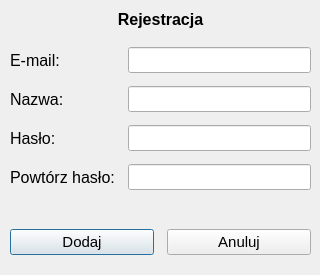
<?xml version="1.0" encoding="UTF-8"?>
<ui version="4.0">
 <class>OknoRejestracji</class>
 <widget class="QDialog" name="OknoRejestracji">
  <property name="geometry">
   <rect>
    <x>0</x>
    <y>0</y>
    <width>320</width>
    <height>275</height>
   </rect>
  </property>
  <property name="sizePolicy">
   <sizepolicy hsizetype="Fixed" vsizetype="Fixed">
    <horstretch>0</horstretch>
    <verstretch>0</verstretch>
   </sizepolicy>
  </property>
  <property name="minimumSize">
   <size>
    <width>320</width>
    <height>275</height>
   </size>
  </property>
  <property name="maximumSize">
   <size>
    <width>320</width>
    <height>275</height>
   </size>
  </property>
  <property name="baseSize">
   <size>
    <width>320</width>
    <height>275</height>
   </size>
  </property>
  <property name="windowTitle">
   <string>Dialog</string>
  </property>
  <widget class="QWidget" name="formLayoutWidget">
   <property name="geometry">
    <rect>
     <x>10</x>
     <y>10</y>
     <width>301</width>
     <height>253</height>
    </rect>
   </property>
   <layout class="QFormLayout" name="formLayout">
    <property name="fieldGrowthPolicy">
     <enum>QFormLayout::AllNonFixedFieldsGrow</enum>
    </property>
    <property name="horizontalSpacing">
     <number>13</number>
    </property>
    <property name="verticalSpacing">
     <number>13</number>
    </property>
    <property name="bottomMargin">
     <number>0</number>
    </property>
    <item row="0" column="0" colspan="2">
     <widget class="QLabel" name="labelTytul">
      <property name="sizePolicy">
       <sizepolicy hsizetype="Preferred" vsizetype="Preferred">
        <horstretch>0</horstretch>
        <verstretch>0</verstretch>
       </sizepolicy>
      </property>
      <property name="font">
       <font>
        <family>Segoe UI</family>
        <pointsize>12</pointsize>
        <weight>75</weight>
        <bold>true</bold>
       </font>
      </property>
      <property name="styleSheet">
       <string notr="true">margin-bottom: 5px;</string>
      </property>
      <property name="text">
       <string>Rejestracja</string>
      </property>
      <property name="alignment">
       <set>Qt::AlignCenter</set>
      </property>
     </widget>
    </item>
    <item row="1" column="0">
     <widget class="QLabel" name="labelEmail">
      <property name="font">
       <font>
        <family>Segoe UI</family>
        <pointsize>12</pointsize>
       </font>
      </property>
      <property name="text">
       <string>E-mail:</string>
      </property>
     </widget>
    </item>
    <item row="1" column="1">
     <widget class="QLineEdit" name="email">
      <property name="font">
       <font>
        <family>Segoe UI</family>
        <pointsize>11</pointsize>
       </font>
      </property>
      <property name="inputMethodHints">
       <set>Qt::ImhNone</set>
      </property>
     </widget>
    </item>
    <item row="2" column="0">
     <widget class="QLabel" name="labelNazwa">
      <property name="font">
       <font>
        <family>Segoe UI</family>
        <pointsize>12</pointsize>
       </font>
      </property>
      <property name="text">
       <string>Nazwa:</string>
      </property>
     </widget>
    </item>
    <item row="2" column="1">
     <widget class="QLineEdit" name="nazwa">
      <property name="font">
       <font>
        <family>Segoe UI</family>
        <pointsize>11</pointsize>
       </font>
      </property>
     </widget>
    </item>
    <item row="3" column="0">
     <widget class="QLabel" name="labelHaslo">
      <property name="font">
       <font>
        <family>Segoe UI</family>
        <pointsize>12</pointsize>
       </font>
      </property>
      <property name="text">
       <string>Hasło:</string>
      </property>
     </widget>
    </item>
    <item row="3" column="1">
     <widget class="QLineEdit" name="haslo">
      <property name="font">
       <font>
        <family>Segoe UI</family>
        <pointsize>11</pointsize>
       </font>
      </property>
      <property name="echoMode">
       <enum>QLineEdit::Password</enum>
      </property>
     </widget>
    </item>
    <item row="4" column="0">
     <widget class="QLabel" name="labelHasloPowtorz">
      <property name="font">
       <font>
        <family>Segoe UI</family>
        <pointsize>12</pointsize>
       </font>
      </property>
      <property name="text">
       <string>Powtórz hasło:</string>
      </property>
     </widget>
    </item>
    <item row="4" column="1">
     <widget class="QLineEdit" name="hasloPowtorz">
      <property name="font">
       <font>
        <family>Segoe UI</family>
        <pointsize>11</pointsize>
       </font>
      </property>
      <property name="echoMode">
       <enum>QLineEdit::Password</enum>
      </property>
     </widget>
    </item>
    <item row="5" column="0" colspan="2">
     <spacer name="verticalSpacer">
      <property name="orientation">
       <enum>Qt::Vertical</enum>
      </property>
      <property name="sizeType">
       <enum>QSizePolicy::Fixed</enum>
      </property>
      <property name="sizeHint" stdset="0">
       <size>
        <width>20</width>
        <height>0</height>
       </size>
      </property>
     </spacer>
    </item>
    <item row="7" column="0" colspan="2">
     <layout class="QHBoxLayout" name="horizontalLayout">
      <item>
       <widget class="QPushButton" name="dodaj">
        <property name="font">
         <font>
          <family>Segoe UI</family>
          <pointsize>11</pointsize>
         </font>
        </property>
        <property name="text">
         <string>Dodaj</string>
        </property>
       </widget>
      </item>
      <item>
       <widget class="QPushButton" name="anuluj">
        <property name="font">
         <font>
          <family>Segoe UI</family>
          <pointsize>11</pointsize>
         </font>
        </property>
        <property name="text">
         <string>Anuluj</string>
        </property>
       </widget>
      </item>
     </layout>
    </item>
    <item row="6" column="0" colspan="2">
     <spacer name="verticalSpacer_3">
      <property name="orientation">
       <enum>Qt::Vertical</enum>
      </property>
      <property name="sizeType">
       <enum>QSizePolicy::Fixed</enum>
      </property>
      <property name="sizeHint" stdset="0">
       <size>
        <width>20</width>
        <height>0</height>
       </size>
      </property>
     </spacer>
    </item>
   </layout>
  </widget>
 </widget>
 <resources/>
 <connections/>
</ui>
